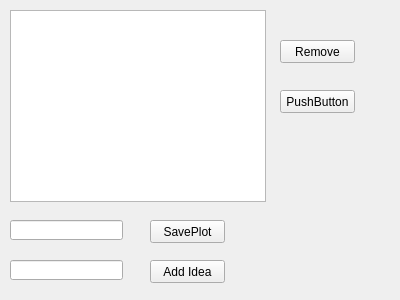
<?xml version="1.0" encoding="UTF-8"?>
<ui version="4.0">
 <class>SeinorWWindow</class>
 <widget class="QWidget" name="SeinorWWindow">
  <property name="geometry">
   <rect>
    <x>0</x>
    <y>0</y>
    <width>400</width>
    <height>300</height>
   </rect>
  </property>
  <property name="windowTitle">
   <string>SeinorWWindow</string>
  </property>
  <widget class="QListWidget" name="listWidget">
   <property name="geometry">
    <rect>
     <x>10</x>
     <y>10</y>
     <width>256</width>
     <height>192</height>
    </rect>
   </property>
  </widget>
  <widget class="QLineEdit" name="descrline">
   <property name="geometry">
    <rect>
     <x>10</x>
     <y>220</y>
     <width>113</width>
     <height>20</height>
    </rect>
   </property>
  </widget>
  <widget class="QLineEdit" name="actline">
   <property name="geometry">
    <rect>
     <x>10</x>
     <y>260</y>
     <width>113</width>
     <height>20</height>
    </rect>
   </property>
  </widget>
  <widget class="QPushButton" name="saveButton">
   <property name="geometry">
    <rect>
     <x>150</x>
     <y>220</y>
     <width>75</width>
     <height>23</height>
    </rect>
   </property>
   <property name="text">
    <string>SavePlot</string>
   </property>
  </widget>
  <widget class="QPushButton" name="addButton">
   <property name="geometry">
    <rect>
     <x>150</x>
     <y>260</y>
     <width>75</width>
     <height>23</height>
    </rect>
   </property>
   <property name="text">
    <string>Add Idea</string>
   </property>
  </widget>
  <widget class="QPushButton" name="removeButton">
   <property name="geometry">
    <rect>
     <x>280</x>
     <y>40</y>
     <width>75</width>
     <height>23</height>
    </rect>
   </property>
   <property name="text">
    <string>Remove</string>
   </property>
  </widget>
  <widget class="QPushButton" name="acceptButton">
   <property name="geometry">
    <rect>
     <x>280</x>
     <y>90</y>
     <width>75</width>
     <height>23</height>
    </rect>
   </property>
   <property name="text">
    <string>PushButton</string>
   </property>
  </widget>
 </widget>
 <layoutdefault spacing="6" margin="11"/>
 <resources/>
 <connections/>
</ui>
